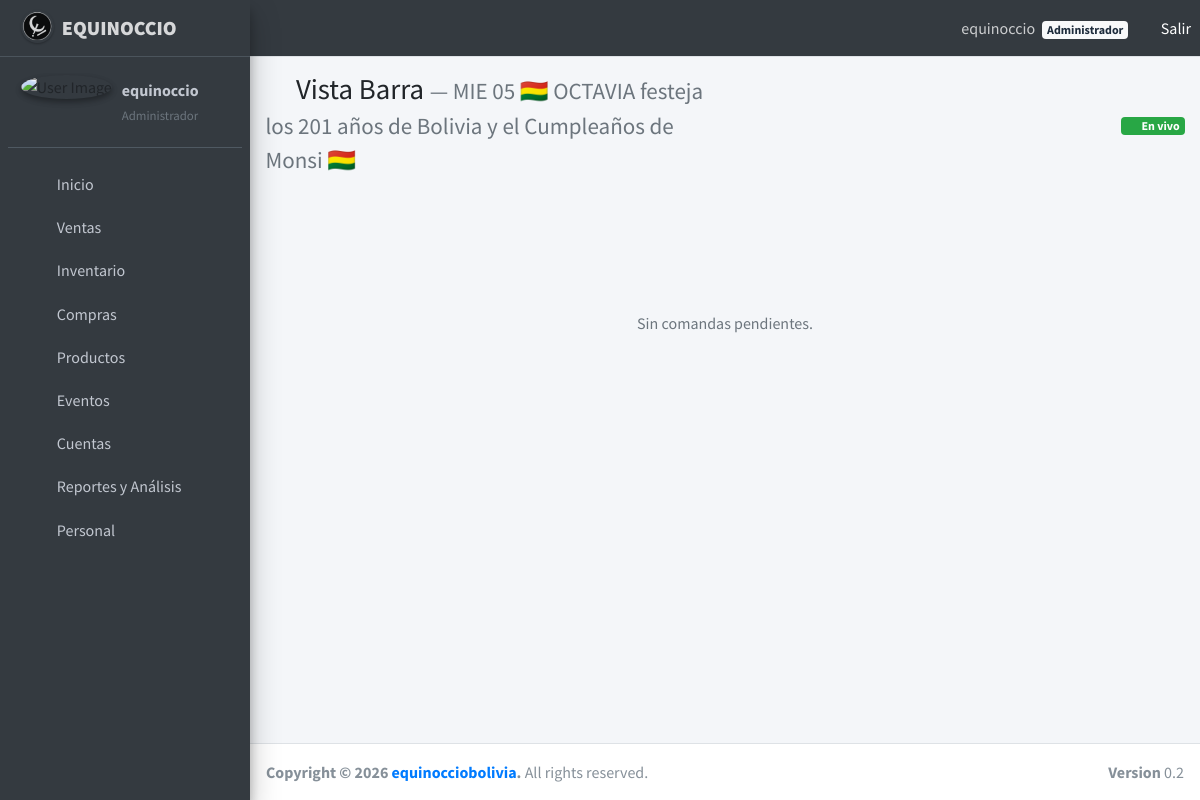
Screenshot of /ventas/barra/ (signed in) with the database file from the repository.
### usuarios/models.py (models this page shows, shortened)
class Usuario(AbstractUser):
    ROL_CHOICES = [
        ('administrador', 'Administrador'),
        ('jefe_barra', 'Jefe de Barra'),
        ('bartender', 'Bartender'),
        ('mesero', 'Mesero'),
    ]
    CI = models.CharField(max_length=20, unique=True, blank=True, null=True)
    rol = models.CharField(
        max_length=50,
        choices=ROL_CHOICES,
        blank=True,
        null=True
    )
    groups = models.ManyToManyField(
        Group,
        related_name='usuarios_user_set',
        blank=True,
    )
    user_permissions = models.ManyToManyField(
        Permission,
        related_name='usuarios_user_set',
        blank=True,
    )
    USERNAME_FIELD = 'username'
    REQUIRED_FIELDS = []
    class Meta:
        verbose_name = 'Usuario'
        verbose_name_plural = 'Usuarios'
    def tiene_acceso_ventas(self):
        return self.rol in ['administrador', 'jefe_barra', 'bartender', 'mesero']
    def tiene_acceso_compras(self):
        return self.rol in ['administrador', 'jefe_barra']
    def tiene_acceso_inventarios(self):
        return self.rol in ['administrador', 'jefe_barra']
    def tiene_acceso_analizador(self):
        return self.rol in ['administrador', 'jefe_barra']
    def tiene_acceso_usuarios(self):
        return self.rol == 'administrador'

### eventos/models.py (models this page shows, shortened)
class Evento(models.Model):
    nombre = models.CharField(max_length=255)  # Nombre del evento
    flyer = models.ImageField(upload_to='flyers/', null=True, blank=True)  # Imagen promocional
    banda = models.CharField(max_length=150, null=True, blank=True)  # Artista o banda asociada
    fecha = models.DateTimeField()  # Fecha y hora del evento
    descripcion = models.TextField(null=True, blank=True)  # Descripción más detallada del evento
    cover = models.OneToOneField('eventos.Cover', on_delete=models.CASCADE, related_name='evento_cover', null=True, blank=True)  # Cover asociado
    class Meta:
        verbose_name = 'Evento'
        verbose_name_plural = 'Eventos'

### ventas/views.py (the view)
# urls.py: path('barra/', views.vista_barra, name='vista_barra'),
@login_required
def vista_barra(request):
    if request.user.rol not in ['bartender', 'jefe_barra', 'administrador']:
        messages.error(request, 'No tiene permisos para acceder a esta vista.')
        return redirect('usuarios:inicio')
    from datetime import date
    from eventos.models import Evento
    evento_hoy = Evento.objects.filter(fecha=date.today()).first()
    comandas_pendientes = []
    if evento_hoy:
        comandas_pendientes = Comanda.objects.filter(
            sesion__evento=evento_hoy,
            sesion__es_barra=False,
            estado='pendiente'
        ).prefetch_related('items__producto').select_related('sesion__usuario').order_by('creada_en')
    return render(request, 'ventas/vista_barra.html', {
        'evento_hoy': evento_hoy,
        'comandas_pendientes': comandas_pendientes,
    })

### ventas/templates/ventas/vista_barra.html (shortened to what this page needs)
{% extends "base.html" %}
{% block content %}
<div class="content-header">
    <div class="container-fluid">
        <div class="row mb-2 align-items-center">
            <div class="col-sm-6">
                <h1 class="m-0">
                    <i class="fas fa-glass-martini-alt mr-2"></i>Vista Barra
                    {% if evento_hoy %}
                    <small class="text-muted">— {{ evento_hoy.nombre }}</small>
                    {% endif %}
                </h1>
            </div>
            <div class="col-sm-6 text-right">
                <span class="badge badge-success" id="indicador-conexion">
                    <i class="fas fa-circle mr-1"></i> En vivo
                </span>
            </div>
        </div>
    </div>
</div>
<section class="content">
    <div class="container-fluid">
        {% if not evento_hoy %}
        <div class="alert alert-warning">
            No hay ningún evento registrado para hoy.
        </div>
        {% else %}
        <div id="contenedor-comandas">
        </div>
        {% endif %}
    </div>
</section>
{% endblock %}

### usuarios/templates/base.html (shortened to what this page needs)
<!DOCTYPE html>
<html lang="en">
<head>
    {% load static %}
    <link rel="stylesheet" href="{% static 'plugins/fontawesome-free/css/all.min.css' %}">
    <link rel="stylesheet" href="https://code.ionicframework.com/ionicons/2.0.1/css/ionicons.min.css">
    <link rel="stylesheet" href="{% static 'plugins/tempusdominus-bootstrap-4/css/tempusdominus-bootstrap-4.min.css' %}">
    <link rel="stylesheet" href="{% static 'plugins/icheck-bootstrap/icheck-bootstrap.min.css' %}">
    <link rel="stylesheet" href="{% static 'plugins/jqvmap/jqvmap.min.css' %}">
    <link rel="stylesheet" href="{% static 'dist/css/adminlte.min.css' %}">
    <link rel="stylesheet" href="{% static 'plugins/overlayScrollbars/css/OverlayScrollbars.min.css' %}">
    <link rel="stylesheet" href="{% static 'plugins/daterangepicker/daterangepicker.css' %}">
    <link rel="stylesheet" href="{% static 'plugins/summernote/summernote-bs4.css' %}">
    <link href="https://cdn.jsdelivr.net/npm/fullcalendar@6.1.15/index.global.min.css" rel="stylesheet">
</head>
<body class="hold-transition sidebar-mini layout-fixed" onload="startTime()">
<div class="wrapper">
    <nav class="main-header navbar navbar-expand navbar-dark">
        <ul class="navbar-nav">
            <li class="nav-item">
                <a class="nav-link" data-widget="pushmenu" href="#" role="button">
                    <i class="fas fa-bars"></i>
                </a>
            </li>
        </ul>
        <ul class="navbar-nav ml-auto">
            {% if user.is_authenticated %}
            <li class="nav-item">
                <span class="nav-link">
                    <i class="fas fa-user-circle mr-1"></i>
                    {{ user.get_full_name|default:user.username }}
                    {% if user.rol %}
                    <span class="badge badge-light ml-1">{{ user.get_rol_display }}</span>
                    {% endif %}
                </span>
            </li>
            <li class="nav-item">
                <form method="post" action="{% url 'usuarios:logout' %}" style="display:inline;">
                    <button type="submit" class="btn btn-link nav-link" style="color:white; padding:0;">
                        <i class="fas fa-sign-out-alt"></i> Salir
                    </button>
                </form>
            </li>
            {% endif %}
        </ul>
    </nav>
    <aside class="main-sidebar sidebar-dark-primary elevation-4">
        <a href="{% url 'usuarios:inicio' %}" class="brand-link">
            <img src="{% static 'img/navba_logo3.png' %}" alt="Logo" class="brand-image img-circle elevation-1" style="opacity:.8">
            <span class="brand-text font-weight-bold"><strong>EQUINOCCIO</strong></span>
        </a>
        <div class="sidebar">
            <div class="user-panel mt-3 pb-3 mb-3 d-flex">
                <div class="image">
                    <img src="{% static 'img/logo_equi.jpg' %}" class="img-circle elevation-2" alt="User Image">
                </div>
                {% if user.is_authenticated %}
                <div class="info">
                    <a href="#" class="d-block font-weight-bold">{{ user.username }}</a>
                    <small class="text-muted">{{ user.get_rol_display|default:"Sin rol" }}</small>
                </div>
                {% endif %}
            </div>
            <nav class="mt-2">
                <ul class="nav nav-pills nav-sidebar flex-column" data-widget="treeview" role="menu" data-accordion="false">
                    <li class="nav-item">
                        <a class="nav-link" href="{% url 'usuarios:inicio' %}">
                            <i class="nav-icon fas fa-home"></i>
                            <p>Inicio</p>
                        </a>
                    </li>
                    {% if user.tiene_acceso_ventas %}
                    <li class="nav-item has-treeview">
                        <a href="#" class="nav-link">
                            <i class="nav-icon fas fa-cash-register"></i>
                            <p>Ventas <i class="right fas fa-angle-left"></i></p>
                        </a>
                    </li>
                    {% endif %}
                     {% if user.tiene_acceso_inventarios %}
                    <li class="nav-item has-treeview">
                        <a href="#" class="nav-link">
                            <i class="nav-icon fas fa-boxes"></i>
                            <p>Inventario <i class="right fas fa-angle-left"></i></p>
                        </a>
                    </li>
                    {% endif %}
                    {% if user.tiene_acceso_compras %}
                    <li class="nav-item has-treeview">
                        <a href="#" class="nav-link">
                            <i class="nav-icon fas fa-shopping-cart"></i>
                            <p>Compras <i class="right fas fa-angle-left"></i></p>
                        </a>
                    </li>
                    {% endif %}
                    {% if user.tiene_acceso_compras %}
                    <li class="nav-item has-treeview">
                        <a href="#" class="nav-link">
                            <i class="nav-icon fas fa-wine-bottle"></i>
                            <p>Productos <i class="right fas fa-angle-left"></i></p>
                        </a>
                    </li>
                    {% endif %}
                    {% if user.tiene_acceso_compras %}
                    <li class="nav-item has-treeview">
                        <a href="#" class="nav-link">
                            <i class="nav-icon fas fa-calendar-check"></i>
                            <p>Eventos <i class="right fas fa-angle-left"></i></p>
                        </a>
                    </li>
                    {% endif %}
                    {% if user.tiene_acceso_compras %}
                    <li class="nav-item has-treeview">
                        <a href="#" class="nav-link">
                            <i class="nav-icon fas fa-calculator"></i>
                            <p>Cuentas <i class="right fas fa-angle-left"></i></p>
                        </a>
                    </li>
                    {% endif %}
                    {% if user.tiene_acceso_analizador %}
                    <li class="nav-item has-treeview">
                        <a href="#" class="nav-link">
                            <i class="nav-icon fas fa-brain"></i>
                            <p>Reportes y Análisis <i class="right fas fa-angle-left"></i></p>
                        </a>
                    </li>
                    {% endif %}
                    {% if user.tiene_acceso_usuarios %}
                    <li class="nav-item">
                        <a href="{% url 'usuarios:administrar_usuarios' %}" class="nav-link">
                            <i class="nav-icon fas fa-users"></i>
                            <p>Personal</p>
                        </a>
                    </li>
                    {% endif %}
                </ul>
            </nav>
        </div>
    </aside>
    <div class="content-wrapper">
        {% block content %}
        {% endblock %}
    </div>
    <footer class="main-footer">
        <strong>Copyright &copy; 2026 <a href="https://www.facebook.com/equinocciobolivia">equinocciobolivia</a>.</strong>
        All rights reserved.
        <div class="float-right d-none d-sm-inline-block">
            <b>Version</b> 0.2
        </div>
    </footer>
</div>
</body>
</html>

### rows the page displays
Usuario: get_full_name "equinoccio", rol "Administrador", username "equinoccio"
Evento: nombre "MIE 05 🇧🇴 OCTAVIA festeja los 201 años de Bolivia y el Cumpleaños de Monsi 🇧🇴"
